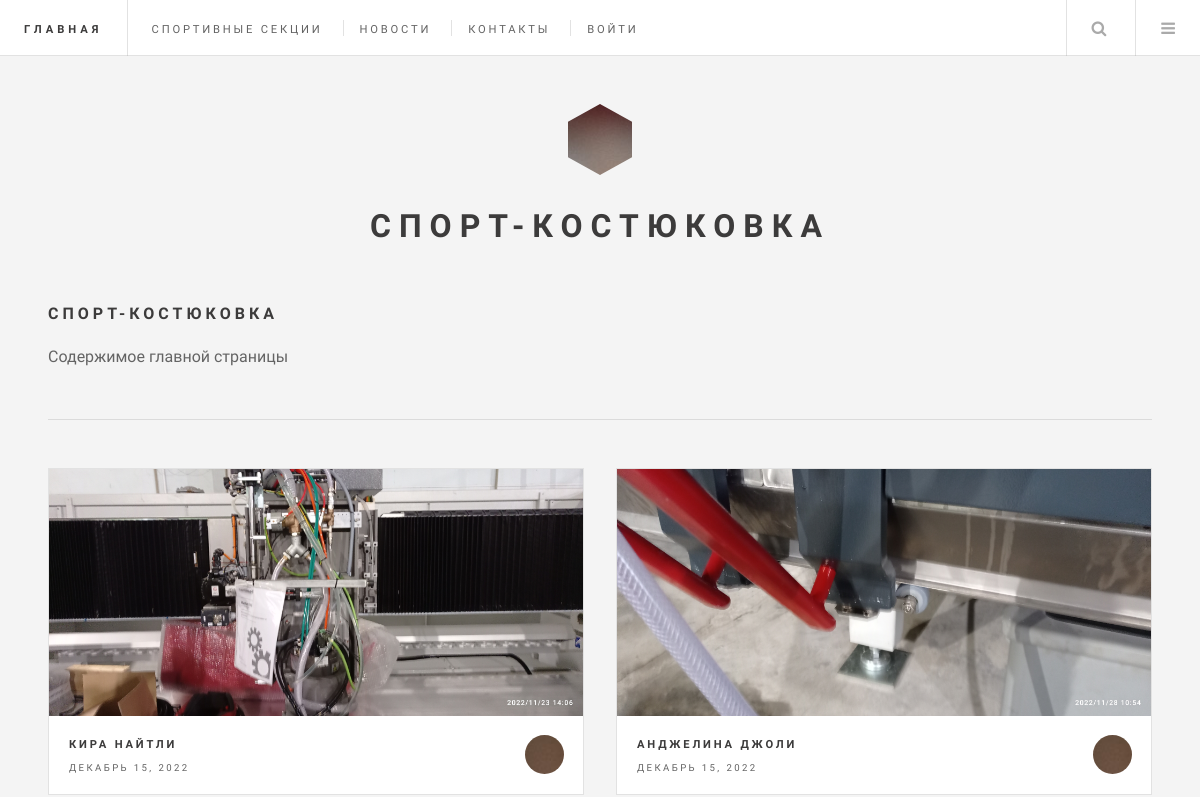
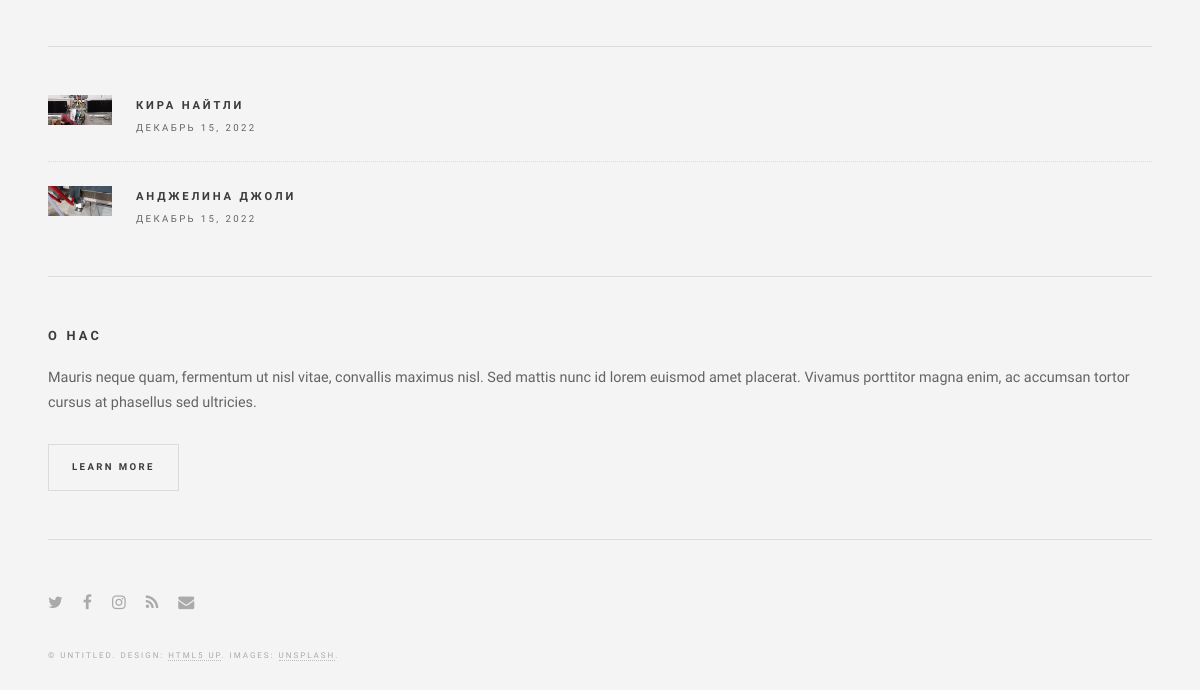
/, run on an earlier commit of the app's database (2 pictures, top to bottom).
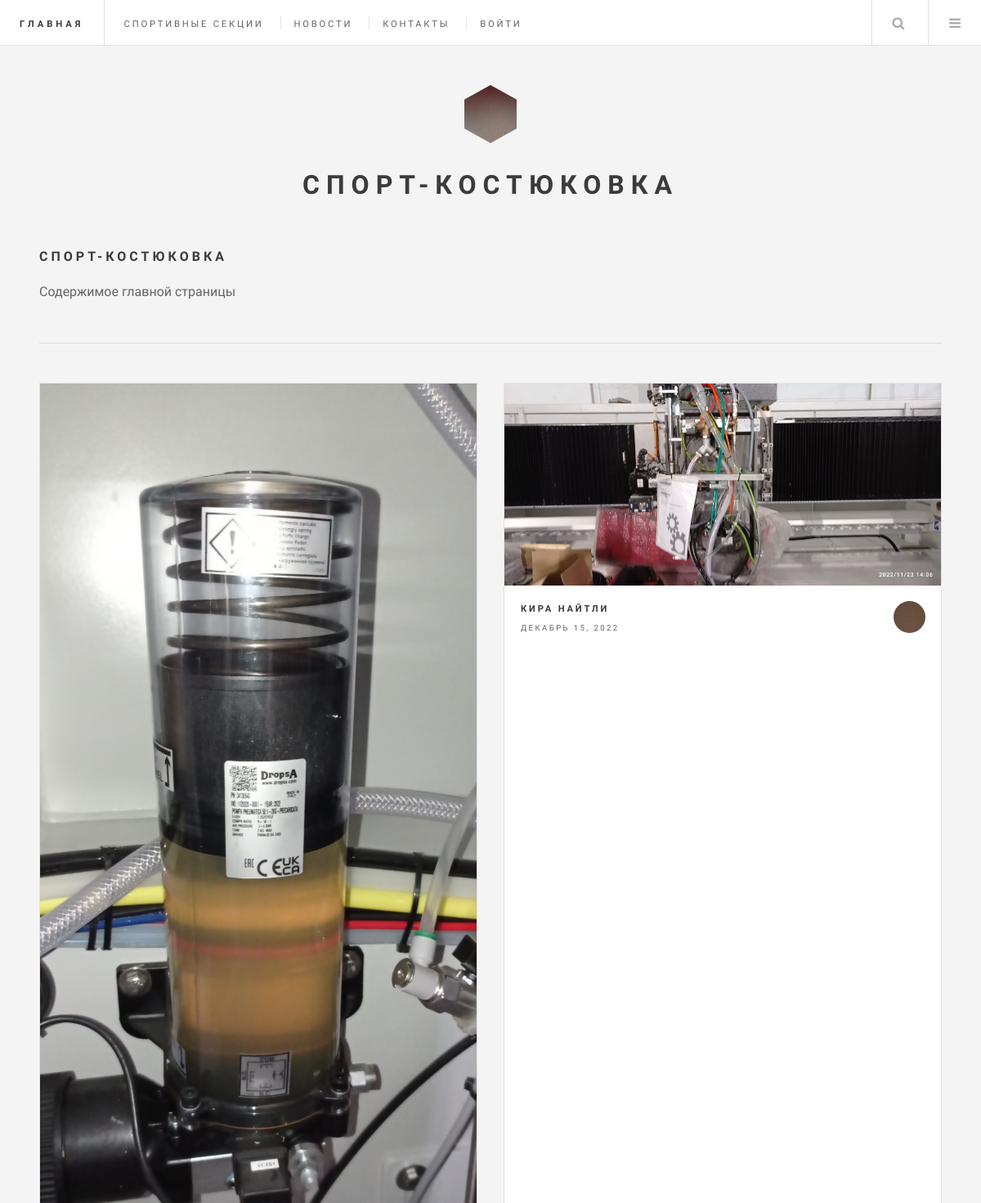
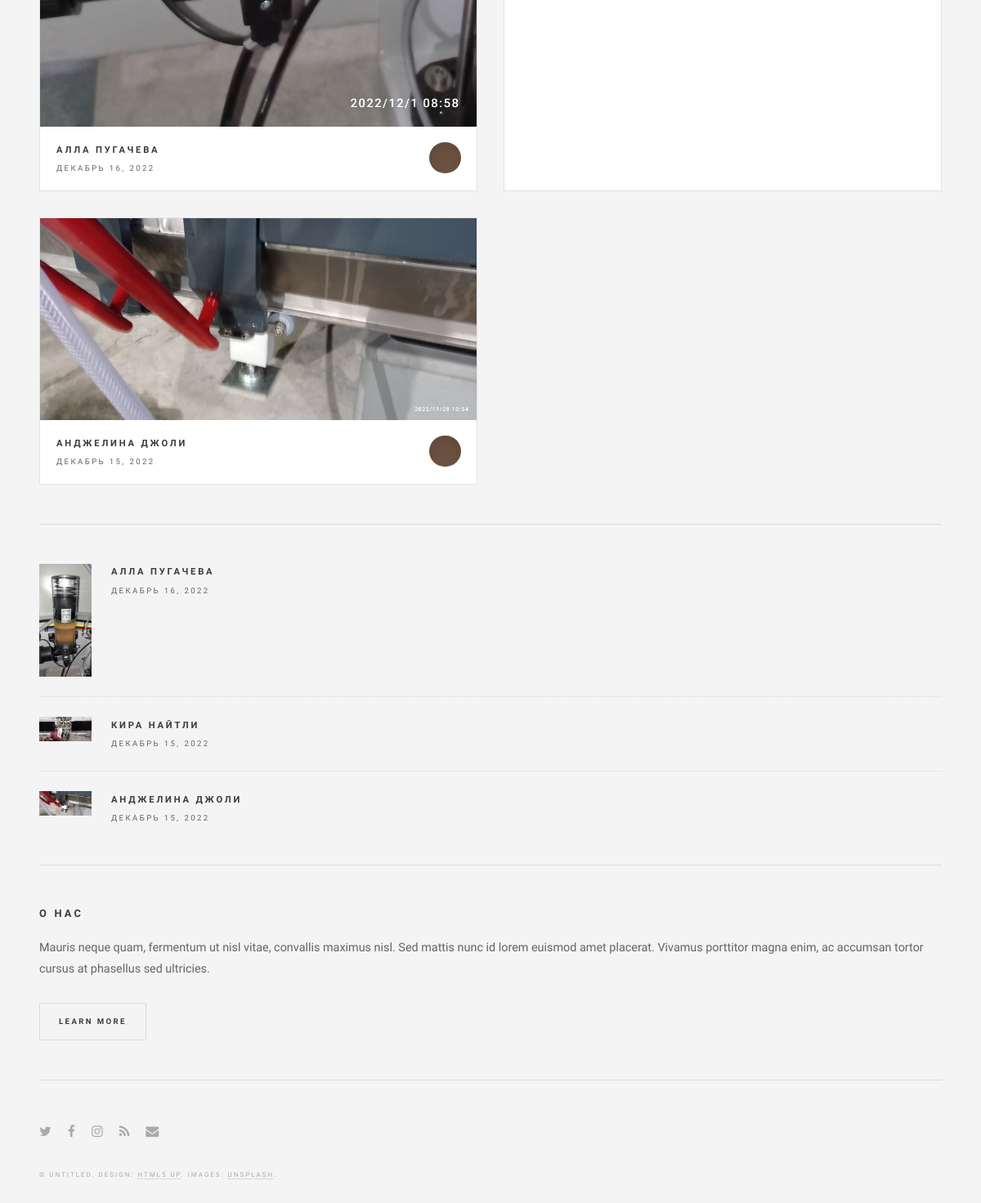
And on a later commit of the database (2 pictures, top to bottom).
### sport_kostukovka/models.py (models this page shows, shortened)
class News(models.Model):
    title = models.CharField(max_length=255, verbose_name="Заголовок")
    slug = models.SlugField(max_length=255, unique=True, db_index=True, verbose_name="URL")
    content = models.TextField(blank=True, verbose_name="Статья")
    photo = models.ImageField(upload_to="photos/%Y/%m/%d/", verbose_name="Фото")
    time_create = models.DateTimeField(auto_now_add=True, verbose_name="Дата создания")
    time_update = models.DateTimeField(auto_now=True, verbose_name="Дата инзменения")
    is_published = models.BooleanField(default=True, verbose_name="Публикация")
    cat = models.ForeignKey('Category', on_delete=models.PROTECT, verbose_name="Категория")
    def get_absolute_url(self):
        return reverse('post', kwargs={'post_slug': self.slug})
    class Meta:
        verbose_name_plural = 'Спортивные события'
        ordering = ['-time_create', 'title']

### sport_kostukovka/views.py (the view)
# urls.py: path('', index, name='home'),
def index(request):
    posts = News.objects.all()
    return render(request, 'sport_kostukovka/index.html', {'posts': posts, 'menu': menu, 'title': 'Спорт-Костюковка'})

### sport_kostukovka/templates/sport_kostukovka/index.html
{% extends 'sport_kostukovka/base.html' %}
{% block content %}
    <h1>{{title}}</h1>
    Содержимое главной страницы
{% endblock %}

### sport_kostukovka/templates/sport_kostukovka/base.html (shortened to what this page needs)
{% load static %}
{% load sport_kostukovka_tags %}
<!DOCTYPE html>
<html lang="ru">
<head>
  <link type="text/css" href="{% static 'sport_kostukovka/css/main.css' %}" rel="stylesheet" />
</head>
<body>
  <div id="wrapper">
    {% block mainmenu %}
      <header id="header">
        <h1><a href="{% url 'home' %}">Главная</a></h1>
        <nav class="links">
          <ul>
            {% for m in menu %}
              {% if not forloop.last %}
                <li><a href="{% url m.url_name %}">{{m.title}}</a></li>
              {% else %}
                <li class="last"><a href="{% url m.url_name %}">{{m.title}}</a></li>
              {% endif %}
            {% endfor %}
          </ul>
        </nav>
        <nav class="main">
          <ul>
            <li class="search">
              <a class="fa-search" href="#search">Поиск</a>
            </li>
            <li class="menu">
              <a class="fa-bars" href="#menu">Menu</a>
            </li>
          </ul>
        </nav>
      </header>
    {% endblock mainmenu %}
    <div id="main">
      {% block content %}
      {% endblock %}
    </div>
    {% block sidebar %}
      <section id="sidebar">
        <section id="intro">
          <a href="{% url 'home' %}" class="logo"><img src="{% static 'sport_kostukovka/images/logo.jpg' %}" alt="" /></a>
          <header>
            <h2>Спорт-Костюковка</h2>
          </header>
        </section>
        <section>
          <div class="mini-posts">
            {% for n in posts %}
              <article class="mini-post">
                <header>
                  <h3><a href="{{n.get_absolute_url}}">{{n.title}}</a></h3>
                  <time class="published" datetime="{{n.time_update|date:'F d, Y'}}">{{n.time_update|date:"F d, Y"}}</time>
                  <a href="#" class="author"><img src="{% static 'sport_kostukovka/images/avatar.jpg' %}" alt="" /></a>
                </header>
                <a href="{{n.get_absolute_url}}" class="image"><img src="{{n.photo.url}}" alt="" /></a>
              </article>
            {% endfor %}
          </div>
        </section>
        <section>
          <ul class="posts">
            {% for n in posts %}
              <li>
              <article>
                <header>
                  <h3><a href="{{n.get_absolute_url}}">{{n.title}}</a></h3>
                  <time class="published" datetime="{{n.time_update|date:'F d, Y'}}">{{n.time_update|date:"F d, Y"}}</time>
                </header>
                <a href="{{n.get_absolute_url}}" class="image"><img src="{{n.photo.url}}" alt="" /></a>
              </article>
            </li>
            {% endfor %}
          </ul>
        </section>
        <section class="blurb">
          <h2>О нас</h2>
          <p>Mauris neque quam, fermentum ut nisl vitae, convallis maximus nisl. Sed mattis nunc id lorem euismod amet placerat. Vivamus porttitor magna enim, ac accumsan tortor cursus at phasellus sed ultricies.</p>
          <ul class="actions">
            <li><a href="#" class="button">Learn More</a></li>
          </ul>
        </section>
        <section id="footer">
          <ul class="icons">
            <li><a href="#" class="fa-twitter"><span class="label">Twitter</span></a></li>
            <li><a href="#" class="fa-facebook"><span class="label">Facebook</span></a></li>
            <li><a href="#" class="fa-instagram"><span class="label">Instagram</span></a></li>
            <li><a href="#" class="fa-rss"><span class="label">RSS</span></a></li>
            <li><a href="#" class="fa-envelope"><span class="label">Email</span></a></li>
          </ul>
          <p class="copyright">&copy; Untitled. Design: <a href="http://html5up.net">HTML5 UP</a>. Images: <a href="http://unsplash.com">Unsplash</a>.</p>
        </section>
      </section>
    {% endblock sidebar %}
  </div>
</body>
</html>

What changed in the data, as far as the page shows it:
added News: title "АЛЛА ПУГАЧЕВА", time_update "ДЕКАБРЬ 16, 2022", photo (picture)
